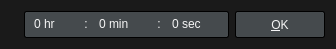
<?xml version="1.0" encoding="UTF-8"?>
<ui version="4.0">
 <class>JumpDialog</class>
 <widget class="QDialog" name="JumpDialog">
  <property name="geometry">
   <rect>
    <x>0</x>
    <y>0</y>
    <width>330</width>
    <height>45</height>
   </rect>
  </property>
  <property name="windowTitle">
   <string>Dialog</string>
  </property>
  <property name="styleSheet">
   <string notr="true">QWidget {
	font: 12px &quot;Noto Sans&quot;, &quot;FreeSans&quot;;
	background: #1A1A1A;
	color: whitesmoke;
}

#horizontalLayoutWidget {
	background: #454A4D;
	border: 1px solid black;
	border-radius: 2px;
}

/* QSpinBox */

QSpinBox {
	background: #454A4D;
}
QSpinBox::disabled {
	color: #6F6F6F;
}
QSpinBox::up-button, 
QSpinBox::down-button {
	border: none;
	width: 10px;
}
QSpinBox::up-arrow {
	background: url(:/images/up-arrow.svg);
}
QSpinBox::down-arrow {
	background: url(:/images/down-arrow.svg);
}

/* QPushButton */

QPushButton {
	background: #454A4D;
	border: 1px solid #000;
	border-radius: 2px;
	color: whitesmoke;
	min-width: 76px;
	min-height: 17px;
	padding: 4px 6px;
}
QPushButton:focus {
	border: 1px solid #008098;
	outline: none;
}
QPushButton:pressed {
	background: #2E3133;
}
QPushButton:disabled {
	background: transparent;
	border: 1px solid #454A4D;
	color: #6F6F6F;
}</string>
  </property>
  <layout class="QHBoxLayout" name="horizontalLayout_2">
   <item>
    <widget class="QLabel" name="validEntryLabel">
     <property name="sizePolicy">
      <sizepolicy hsizetype="Fixed" vsizetype="Fixed">
       <horstretch>0</horstretch>
       <verstretch>0</verstretch>
      </sizepolicy>
     </property>
     <property name="pixmap">
      <pixmap resource="../resources.qrc">:/images/not_exists.svg</pixmap>
     </property>
     <property name="alignment">
      <set>Qt::AlignCenter</set>
     </property>
    </widget>
   </item>
   <item>
    <widget class="QWidget" name="horizontalLayoutWidget" native="true">
     <layout class="QHBoxLayout" name="horizontalLayout">
      <property name="leftMargin">
       <number>5</number>
      </property>
      <property name="topMargin">
       <number>0</number>
      </property>
      <property name="rightMargin">
       <number>5</number>
      </property>
      <property name="bottomMargin">
       <number>0</number>
      </property>
      <item>
       <widget class="QSpinBox" name="hourBox">
        <property name="frame">
         <bool>false</bool>
        </property>
        <property name="suffix">
         <string> hr</string>
        </property>
       </widget>
      </item>
      <item>
       <widget class="QLabel" name="label">
        <property name="sizePolicy">
         <sizepolicy hsizetype="Fixed" vsizetype="Fixed">
          <horstretch>0</horstretch>
          <verstretch>0</verstretch>
         </sizepolicy>
        </property>
        <property name="styleSheet">
         <string notr="true">QLabel {
	background: transparent;
}</string>
        </property>
        <property name="text">
         <string>:</string>
        </property>
        <property name="alignment">
         <set>Qt::AlignCenter</set>
        </property>
       </widget>
      </item>
      <item>
       <widget class="QSpinBox" name="minBox">
        <property name="frame">
         <bool>false</bool>
        </property>
        <property name="suffix">
         <string> min</string>
        </property>
       </widget>
      </item>
      <item>
       <widget class="QLabel" name="label_2">
        <property name="sizePolicy">
         <sizepolicy hsizetype="Fixed" vsizetype="Fixed">
          <horstretch>0</horstretch>
          <verstretch>0</verstretch>
         </sizepolicy>
        </property>
        <property name="styleSheet">
         <string notr="true">QLabel {
	background: transparent;
}</string>
        </property>
        <property name="text">
         <string>:</string>
        </property>
        <property name="alignment">
         <set>Qt::AlignCenter</set>
        </property>
       </widget>
      </item>
      <item>
       <widget class="QSpinBox" name="secBox">
        <property name="frame">
         <bool>false</bool>
        </property>
        <property name="suffix">
         <string> sec</string>
        </property>
       </widget>
      </item>
     </layout>
    </widget>
   </item>
   <item>
    <widget class="QPushButton" name="okButton">
     <property name="sizePolicy">
      <sizepolicy hsizetype="Fixed" vsizetype="Fixed">
       <horstretch>0</horstretch>
       <verstretch>0</verstretch>
      </sizepolicy>
     </property>
     <property name="text">
      <string>&amp;OK</string>
     </property>
     <property name="default">
      <bool>true</bool>
     </property>
    </widget>
   </item>
  </layout>
 </widget>
 <tabstops>
  <tabstop>hourBox</tabstop>
  <tabstop>minBox</tabstop>
  <tabstop>secBox</tabstop>
  <tabstop>okButton</tabstop>
 </tabstops>
 <resources>
  <include location="../resources.qrc"/>
 </resources>
 <connections/>
</ui>
